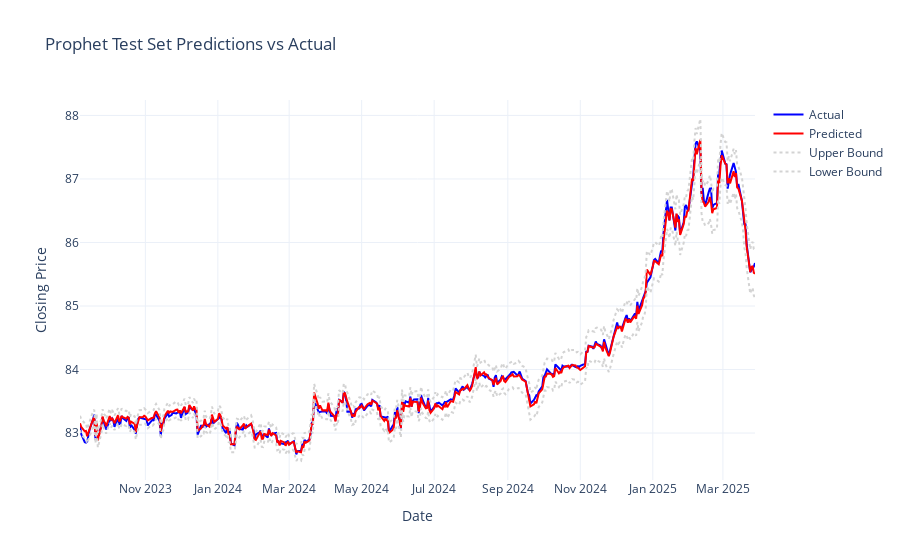

Source (notebook cell):
### Code cell
import pandas as pd
import numpy as np
from prophet import Prophet
import plotly.graph_objects as go

# -------------------------------
# ✅ 1. Prepare Data
# -------------------------------
df.rename(columns={'Date': 'ds', 'Closing_price': 'y'}, inplace=True)
df.dropna(inplace=True)

# List of additional regressors
regressors = [
    'Deseasonalized_Day_high', 'Deseasonalized_Day_low',
    'Deseasonalized_Open_price', 'EMA_100', 'EMA_200', 'EMA_50', 'RSI',
    'MACD', 'Signal_Line', 'MACD_Histogram', 'SMA', 'Upper Band', 'Lower Band'
]

# Check regressors
missing_regressors = [r for r in regressors if r not in df.columns]
if missing_regressors:
    raise ValueError(f"Missing regressors in dataset: {missing_regressors}")

# -------------------------------
# ✅ 2. Train-Test Split (Sequential 85-15)
# -------------------------------
split_idx = int(len(df) * 0.85)
train = df.iloc[:split_idx].copy()
test = df.iloc[split_idx:].copy()

# -------------------------------
# ✅ 4. Train Prophet Model
# -------------------------------
best_params = {
    'changepoint_prior_scale': 0.05,
    'seasonality_prior_scale': 10,
    'holidays_prior_scale': 10,
    'changepoint_range': 0.9,
    'growth': 'linear'
}

model = Prophet(
    changepoint_prior_scale=best_params['changepoint_prior_scale'],
    seasonality_prior_scale=best_params['seasonality_prior_scale'],
    holidays_prior_scale=best_params['holidays_prior_scale'],
    changepoint_range=best_params['changepoint_range'],
    growth=best_params['growth']
)

# Add regressors
for reg in regressors:
    model.add_regressor(reg)

# Fit model on training data
model.fit(train[['ds', 'y'] + regressors])

# -------------------------------
# ✅ 5. Predict for Full Dataset & Slice Test
# -------------------------------
future = df[['ds'] + regressors].copy()
forecast = model.predict(future)

# Slice forecast for test period
test_forecast = forecast[forecast['ds'].isin(test['ds'])]
test_yhat = test_forecast['yhat'].values

# -------------------------------
# ✅ 6. Metrics
# -------------------------------
test_metrics = evaluate_model(test['y'].values, test_yhat)
dir_acc = directional_accuracy(test['y'].values, test_yhat)
trading_metrics = evaluate_trading_metrics(test['y'].values, test_yhat)

# Print metrics
print("\nTest Metrics:")
print(f"MAE: {test_metrics[0]:.4f}, MSE: {test_metrics[1]:.4f}, RMSE: {test_metrics[2]:.4f}, MAPE: {test_metrics[3]:.2f}%, Accuracy: {test_metrics[4]:.2f}%")
print(f"Directional Accuracy: {dir_acc:.2f}%")
print("\nTrading Metrics:")
print(trading_metrics)

# -------------------------------
# ✅ 7. Plot Test Predictions vs Actual
# -------------------------------
fig = go.Figure()

# Actual test values
fig.add_trace(go.Scatter(x=test['ds'], y=test['y'],
                         mode='lines', name='Actual', line=dict(color='blue')))

# Predicted values
fig.add_trace(go.Scatter(x=test_forecast['ds'], y=test_forecast['yhat'],
                         mode='lines', name='Predicted', line=dict(color='red')))

# Confidence intervals
fig.add_trace(go.Scatter(x=test_forecast['ds'], y=test_forecast['yhat_upper'],
                         mode='lines', name='Upper Bound', line=dict(color='lightgrey', dash='dot')))
fig.add_trace(go.Scatter(x=test_forecast['ds'], y=test_forecast['yhat_lower'],
                         mode='lines', name='Lower Bound', line=dict(color='lightgrey', dash='dot')))

fig.update_layout(
    title="Prophet Test Set Predictions vs Actual",
    xaxis_title="Date",
    yaxis_title="Closing Price",
    template="plotly_white"
)
fig.show()

### Figure 1 — Plotly figure (JSON) as saved in the notebook; plotly's stock layout.template omitted (floating-point values rounded to 4 significant figures; data arrays with more than 128 entries replaced by an {"elided": "..."} marker saying what was removed)
{"data": [{"line": {"color": "blue"}, "mode": "lines", "name": "Actual", "type": "scatter", "x": {"elided": "407 str values"}, "y": {"elided": "407 float values"}}, {"line": {"color": "red"}, "mode": "lines", "name": "Predicted", "type": "scatter", "x": {"elided": "407 str values"}, "y": {"elided": "407 float values"}}, {"line": {"color": "lightgrey", "dash": "dot"}, "mode": "lines", "name": "Upper Bound", "type": "scatter", "x": {"elided": "407 str values"}, "y": {"elided": "407 float values"}}, {"line": {"color": "lightgrey", "dash": "dot"}, "mode": "lines", "name": "Lower Bound", "type": "scatter", "x": {"elided": "407 str values"}, "y": {"elided": "407 float values"}}], "layout": {"title": {"text": "Prophet Test Set Predictions vs Actual"}, "xaxis": {"title": {"text": "Date"}}, "yaxis": {"title": {"text": "Closing Price"}}}}
